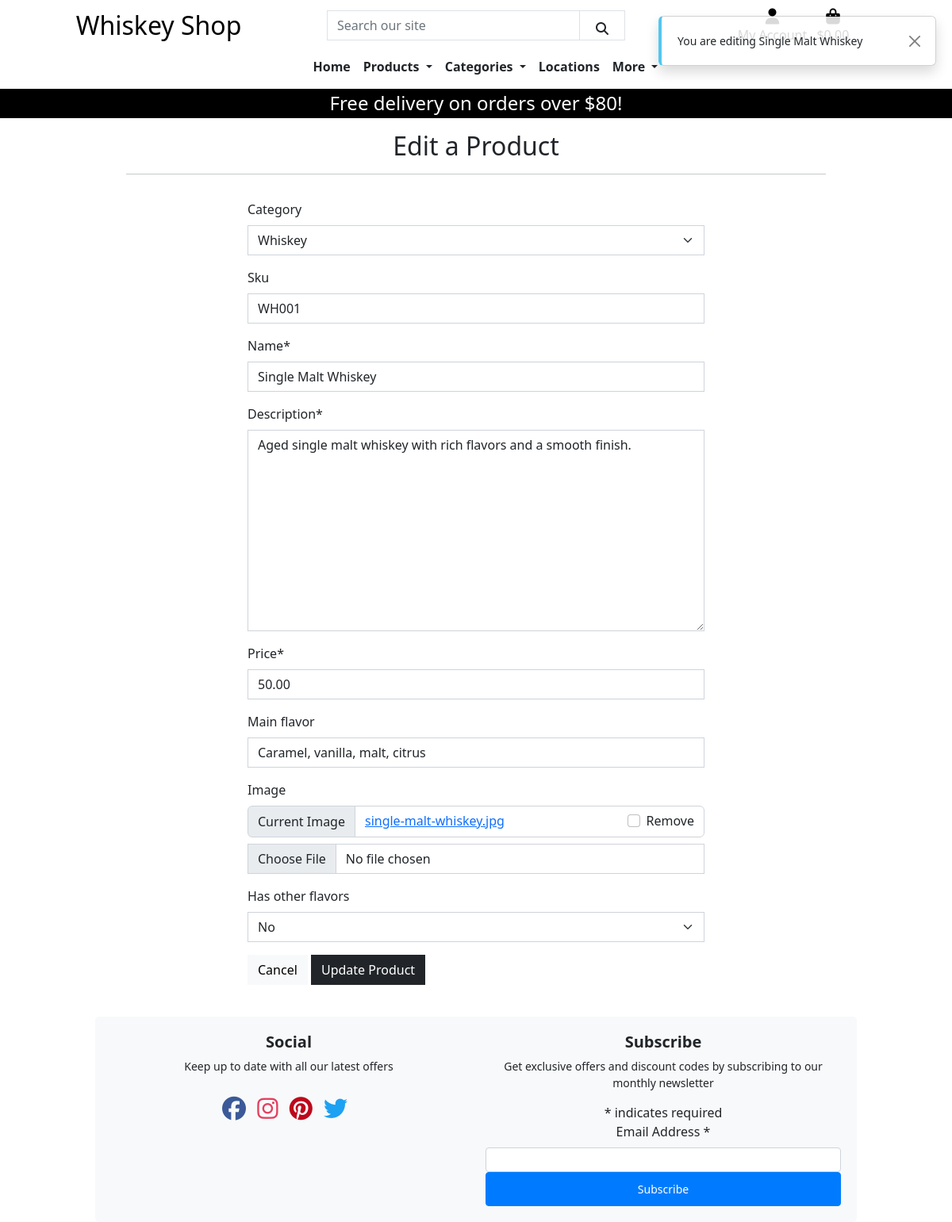
Page /products/edit/1/ (signed in) on the committed database.
### products/models.py (models this page shows, shortened)
class Product(models.Model):
    category = models.ForeignKey('Category', null=True, blank=True, on_delete=models.SET_NULL)
    sku = models.CharField(max_length=254, null=True, blank=True)
    name = models.CharField(max_length=254)
    description = models.TextField()
    price = models.DecimalField(max_digits=6, decimal_places=2)
    main_flavor = models.CharField(max_length=40, null=True, blank=True)
    image = models.ImageField(null=True, blank=True)
    has_other_flavors = models.BooleanField(default=False, null=True, blank=True)

### products/views.py (the view)
# urls.py: path('edit/<int:product_id>/', views.edit_product, name='edit_product'),
@login_required
def edit_product(request, product_id):
    if not request.user.is_superuser:
        messages.error(request, 'Something went wrong, only store owners can access to this.')
        return redirect(reverse('home'))
    product = get_object_or_404(Product, pk=product_id)
    if request.method == 'POST':
        form = ProductForm(request.POST, request.FILES, instance=product)
        if form.is_valid():
            form.save()
            messages.success(request, 'The product was updated successfully!')
            return redirect(reverse('product_detail', args=[product.id]))
        else:
            messages.error(request, 'Something went wrong. Please check the form.')
    else:
        form = ProductForm(instance=product)
        messages.info(request, f'You are editing {product.name}')
    template = 'products/edit_product.html'
    context = {
        'form': form,
        'product': product,
    }
    return render(request, template, context)

### products/forms.py
class ProductForm(forms.ModelForm):
    class Meta:
        model = Product
        fields = '__all__'
    image = forms.ImageField(label='Image', required=False, widget=CustomClearableFileInput)
    def __init__(self, *args, **kwargs):
        super().__init__(*args, **kwargs)
        categories = Category.objects.all()
        friendly_names = [(c.id, c.get_friendly_name()) for c in categories]
        self.fields['category'].choices = friendly_names
        for field_name, field in self.fields.items():
            field.widget.attrs['class'] = 'border-black rounded-0'

### bag/contexts.py (called while the page is built, shortened)
def bag_contents(request):
    bag_items = []
    total = 0
    product_count = 0
    bag = request.session.get('bag', {})
    if total < settings.FREE_DELIVERY_THRESHOLD:
        delivery = total * Decimal(settings.STANDARD_DELIVERY_PERCENTAGE / 100)
        free_delivery_delta = settings.FREE_DELIVERY_THRESHOLD - total
    else:
        delivery = 0
        free_delivery_delta = 0
    grand_total = delivery + total
    context = {
        'bag_items': bag_items,
        'total': total,
        'product_count': product_count,
        'delivery': delivery,
        'free_delivery_delta': free_delivery_delta,
        'free_delivery_threshold': settings.FREE_DELIVERY_THRESHOLD,
        'grand_total': grand_total,
    }
    return context

### products/models.py (called while the page is built)
    def get_friendly_name(self):
        return self.friendly_name

### products/templates/products/edit_product.html (shortened to what this page needs)
{% extends "base.html" %}
{% load static %}
{% block content %}
<div class="container-fluid">
    <div class="row">
        <div class="col text-center my-3">
            <h2 class="logo-font">Edit a Product</h2>
            <hr class="w-75 mx-auto separation-line">
        </div>
    </div>
    <div class="row row justify-content-center">
        <div class="col-12 col-md-6">
            <form action="{% url 'edit_product' product.id %}" method="post" class="form mb-2" enctype="multipart/form-data">
                {{ form | crispy }}
                <div class="mb-3">
                    <a href="{% url 'products' %}" class="btn btn-light rounded-0 cancel-link">Cancel</a>
                    <button class="btn btn-dark update-link rounded-0" type="submit">Update Product</button>
                </div>
            </form>
        </div>
    </div>
</div>
{% endblock %}

### static/css/base.css (style rules this page uses)
html, body { height: 100%; }
.btt-link, .update-link, .remove-item { cursor: pointer; }

### rows in the picture
Product: category "Whiskey", sku "WH001", name "Single Malt Whiskey", description "Aged single malt whiskey with rich flavors and a smooth finish.", price "50.00", main_flavor "Caramel, vanilla, malt, citrus", has_other_flavors "No"

### other values in the picture
{{ free_delivery_threshold }} "80"
{{ message }} "You are editing Single Malt Whiskey"
